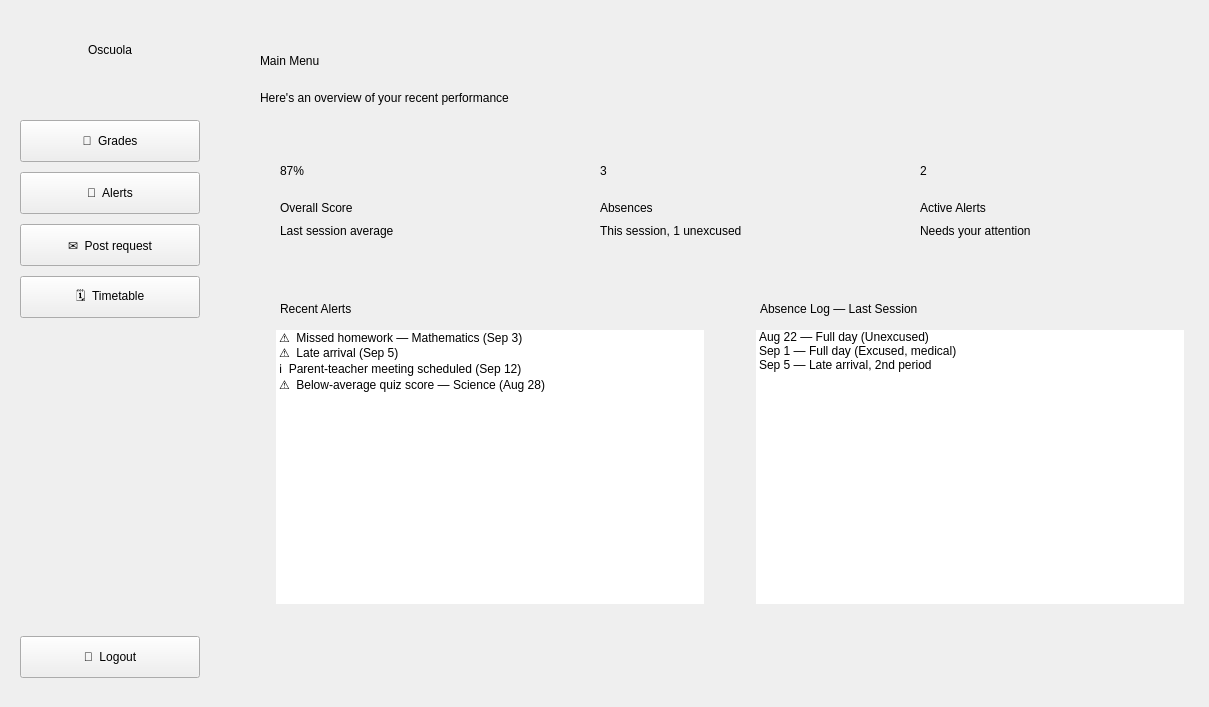
    <widget class="QWidget" name="main_menu_student">
     <widget class="QFrame" name="sidebar">
      <property name="geometry">
       <rect>
        <x>0</x>
        <y>0</y>
        <width>220</width>
        <height>698</height>
       </rect>
      </property>
      <widget class="QLabel" name="sidebar_title">
       <property name="geometry">
        <rect>
         <x>0</x>
         <y>30</y>
         <width>220</width>
         <height>40</height>
        </rect>
       </property>
       <property name="text">
        <string>Oscuola</string>
       </property>
       <property name="alignment">
        <set>Qt::AlignmentFlag::AlignCenter</set>
       </property>
      </widget>
      <widget class="QPushButton" name="grades_button_student_1">
       <property name="geometry">
        <rect>
         <x>20</x>
         <y>120</y>
         <width>180</width>
         <height>42</height>
        </rect>
       </property>
       <property name="cursor">
        <cursorShape>PointingHandCursor</cursorShape>
       </property>
       <property name="text">
        <string>📘  Grades</string>
       </property>
      </widget>
      <widget class="QPushButton" name="alerts_student_but_1">
       <property name="geometry">
        <rect>
         <x>20</x>
         <y>172</y>
         <width>180</width>
         <height>42</height>
        </rect>
       </property>
       <property name="cursor">
        <cursorShape>PointingHandCursor</cursorShape>
       </property>
       <property name="text">
        <string>🔔  Alerts</string>
       </property>
      </widget>
      <widget class="QPushButton" name="post_button_student_1">
       <property name="geometry">
        <rect>
         <x>20</x>
         <y>224</y>
         <width>180</width>
         <height>42</height>
        </rect>
       </property>
       <property name="cursor">
        <cursorShape>PointingHandCursor</cursorShape>
       </property>
       <property name="text">
        <string>✉️  Post request</string>
       </property>
      </widget>
      <widget class="QPushButton" name="timetable_but_student_1">
       <property name="geometry">
        <rect>
         <x>20</x>
         <y>276</y>
         <width>180</width>
         <height>42</height>
        </rect>
       </property>
       <property name="cursor">
        <cursorShape>PointingHandCursor</cursorShape>
       </property>
       <property name="text">
        <string>🗓️  Timetable</string>
       </property>
      </widget>
      <widget class="QPushButton" name="logout_but_1">
       <property name="geometry">
        <rect>
         <x>20</x>
         <y>636</y>
         <width>180</width>
         <height>42</height>
        </rect>
       </property>
       <property name="cursor">
        <cursorShape>PointingHandCursor</cursorShape>
       </property>
       <property name="text">
        <string>🚪  Logout</string>
       </property>
      </widget>
     </widget>
     <widget class="QLabel" name="label_5">
      <property name="geometry">
       <rect>
        <x>260</x>
        <y>36</y>
        <width>500</width>
        <height>50</height>
       </rect>
      </property>
      <property name="text">
       <string>Main Menu</string>
      </property>
     </widget>
     <widget class="QLabel" name="label_10">
      <property name="geometry">
       <rect>
        <x>260</x>
        <y>86</y>
        <width>600</width>
        <height>24</height>
       </rect>
      </property>
      <property name="text">
       <string>Here's an overview of your recent performance</string>
      </property>
     </widget>
     <widget class="QLabel" name="pfp">
      <property name="geometry">
       <rect>
        <x>1070</x>
        <y>20</y>
        <width>101</width>
        <height>91</height>
       </rect>
      </property>
      <property name="styleSheet">
       <string notr="true"/>
      </property>
      <property name="text">
       <string/>
      </property>
     </widget>
     <widget class="QLabel" name="user_name_label">
      <property name="geometry">
       <rect>
        <x>770</x>
        <y>50</y>
        <width>210</width>
        <height>30</height>
       </rect>
      </property>
      <property name="text">
       <string/>
      </property>
      <property name="alignment">
       <set>Qt::AlignmentFlag::AlignRight|Qt::AlignmentFlag::AlignTrailing|Qt::AlignmentFlag::AlignVCenter</set>
      </property>
     </widget>
     <widget class="QFrame" name="dash_card_score">
      <property name="geometry">
       <rect>
        <x>260</x>
        <y>130</y>
        <width>300</width>
        <height>130</height>
       </rect>
      </property>
      <widget class="QLabel" name="dash_value_score">
       <property name="geometry">
        <rect>
         <x>20</x>
         <y>16</y>
         <width>260</width>
         <height>50</height>
        </rect>
       </property>
       <property name="text">
        <string>87%</string>
       </property>
      </widget>
      <widget class="QLabel" name="dash_label_score">
       <property name="geometry">
        <rect>
         <x>20</x>
         <y>68</y>
         <width>260</width>
         <height>20</height>
        </rect>
       </property>
       <property name="text">
        <string>Overall Score</string>
       </property>
      </widget>
      <widget class="QLabel" name="dash_sub_score">
       <property name="geometry">
        <rect>
         <x>20</x>
         <y>92</y>
         <width>260</width>
         <height>18</height>
        </rect>
       </property>
       <property name="text">
        <string>Last session average</string>
       </property>
      </widget>
     </widget>
     <widget class="QFrame" name="dash_card_absences">
      <property name="geometry">
       <rect>
        <x>580</x>
        <y>130</y>
        <width>300</width>
        <height>130</height>
       </rect>
      </property>
      <widget class="QLabel" name="dash_value_absences">
       <property name="geometry">
        <rect>
         <x>20</x>
         <y>16</y>
         <width>260</width>
         <height>50</height>
        </rect>
       </property>
       <property name="text">
        <string>3</string>
       </property>
      </widget>
      <widget class="QLabel" name="dash_label_absences">
       <property name="geometry">
        <rect>
         <x>20</x>
         <y>68</y>
         <width>260</width>
         <height>20</height>
        </rect>
       </property>
       <property name="text">
        <string>Absences</string>
       </property>
      </widget>
      <widget class="QLabel" name="dash_sub_absences">
       <property name="geometry">
        <rect>
         <x>20</x>
         <y>92</y>
         <width>260</width>
         <height>18</height>
        </rect>
       </property>
       <property name="text">
        <string>This session, 1 unexcused</string>
       </property>
      </widget>
     </widget>
     <widget class="QFrame" name="dash_card_alerts">
      <property name="geometry">
       <rect>
        <x>900</x>
        <y>130</y>
        <width>300</width>
        <height>130</height>
       </rect>
      </property>
      <widget class="QLabel" name="dash_value_alerts">
       <property name="geometry">
        <rect>
         <x>20</x>
         <y>16</y>
         <width>260</width>
         <height>50</height>
        </rect>
       </property>
       <property name="text">
        <string>2</string>
       </property>
      </widget>
      <widget class="QLabel" name="dash_label_alerts">
       <property name="geometry">
        <rect>
         <x>20</x>
         <y>68</y>
         <width>260</width>
         <height>20</height>
        </rect>
       </property>
       <property name="text">
        <string>Active Alerts</string>
       </property>
      </widget>
      <widget class="QLabel" name="dash_sub_alerts">
       <property name="geometry">
        <rect>
         <x>20</x>
         <y>92</y>
         <width>260</width>
         <height>18</height>
        </rect>
       </property>
       <property name="text">
        <string>Needs your attention</string>
       </property>
      </widget>
     </widget>
     <widget class="QFrame" name="panel_alerts_recent">
      <property name="geometry">
       <rect>
        <x>260</x>
        <y>280</y>
        <width>460</width>
        <height>340</height>
       </rect>
      </property>
      <widget class="QLabel" name="panel_title_alerts_recent">
       <property name="geometry">
        <rect>
         <x>20</x>
         <y>16</y>
         <width>300</width>
         <height>26</height>
        </rect>
       </property>
       <property name="text">
        <string>Recent Alerts</string>
       </property>
      </widget>
      <widget class="QListWidget" name="alerts_list_dashboard">
       <property name="geometry">
        <rect>
         <x>16</x>
         <y>50</y>
         <width>428</width>
         <height>274</height>
        </rect>
       </property>
       <property name="frameShape">
        <enum>QFrame::Shape::NoFrame</enum>
       </property>
       <item>
        <property name="text">
         <string>⚠️  Missed homework — Mathematics (Sep 3)</string>
        </property>
       </item>
       <item>
        <property name="text">
         <string>⚠️  Late arrival (Sep 5)</string>
        </property>
       </item>
       <item>
        <property name="text">
         <string>ℹ️  Parent-teacher meeting scheduled (Sep 12)</string>
        </property>
       </item>
       <item>
        <property name="text">
         <string>⚠️  Below-average quiz score — Science (Aug 28)</string>
        </property>
       </item>
      </widget>
     </widget>
     <widget class="QFrame" name="panel_absence_log">
      <property name="geometry">
       <rect>
        <x>740</x>
        <y>280</y>
        <width>460</width>
        <height>340</height>
       </rect>
      </property>
      <widget class="QLabel" name="panel_title_absence_log">
       <property name="geometry">
        <rect>
         <x>20</x>
         <y>16</y>
         <width>300</width>
         <height>26</height>
        </rect>
       </property>
       <property name="text">
        <string>Absence Log — Last Session</string>
       </property>
      </widget>
      <widget class="QListWidget" name="absence_list">
       <property name="geometry">
        <rect>
         <x>16</x>
         <y>50</y>
         <width>428</width>
         <height>274</height>
        </rect>
       </property>
       <property name="frameShape">
        <enum>QFrame::Shape::NoFrame</enum>
       </property>
       <item>
        <property name="text">
         <string>Aug 22 — Full day (Unexcused)</string>
        </property>
       </item>
       <item>
        <property name="text">
         <string>Sep 1 — Full day (Excused, medical)</string>
        </property>
       </item>
       <item>
        <property name="text">
         <string>Sep 5 — Late arrival, 2nd period</string>
        </property>
       </item>
      </widget>
     </widget>
    </widget>
